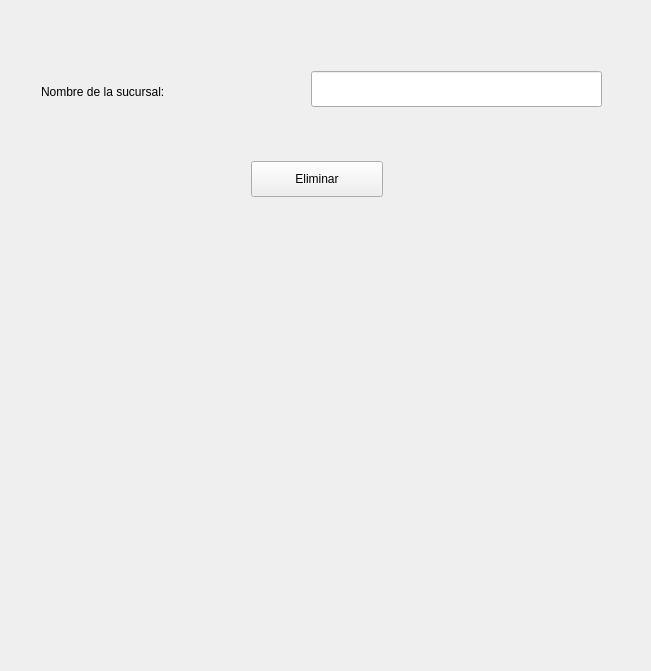
<?xml version="1.0" encoding="UTF-8"?>
<ui version="4.0">
 <class>PantallaEliminarSucursal</class>
 <widget class="QWidget" name="PantallaEliminarSucursal">
  <property name="geometry">
   <rect>
    <x>0</x>
    <y>0</y>
    <width>651</width>
    <height>671</height>
   </rect>
  </property>
  <property name="windowTitle">
   <string>Form</string>
  </property>
  <layout class="QVBoxLayout" name="verticalLayout">
   <item>
    <widget class="QWidget" name="widget" native="true">
     <widget class="QLabel" name="label">
      <property name="geometry">
       <rect>
        <x>30</x>
        <y>60</y>
        <width>251</width>
        <height>41</height>
       </rect>
      </property>
      <property name="text">
       <string>Nombre de la sucursal:</string>
      </property>
     </widget>
     <widget class="QLineEdit" name="leSucursal">
      <property name="geometry">
       <rect>
        <x>300</x>
        <y>60</y>
        <width>291</width>
        <height>36</height>
       </rect>
      </property>
     </widget>
     <widget class="QPushButton" name="btnEliminar">
      <property name="geometry">
       <rect>
        <x>240</x>
        <y>150</y>
        <width>132</width>
        <height>36</height>
       </rect>
      </property>
      <property name="text">
       <string>Eliminar</string>
      </property>
     </widget>
    </widget>
   </item>
  </layout>
 </widget>
 <resources/>
 <connections/>
</ui>
